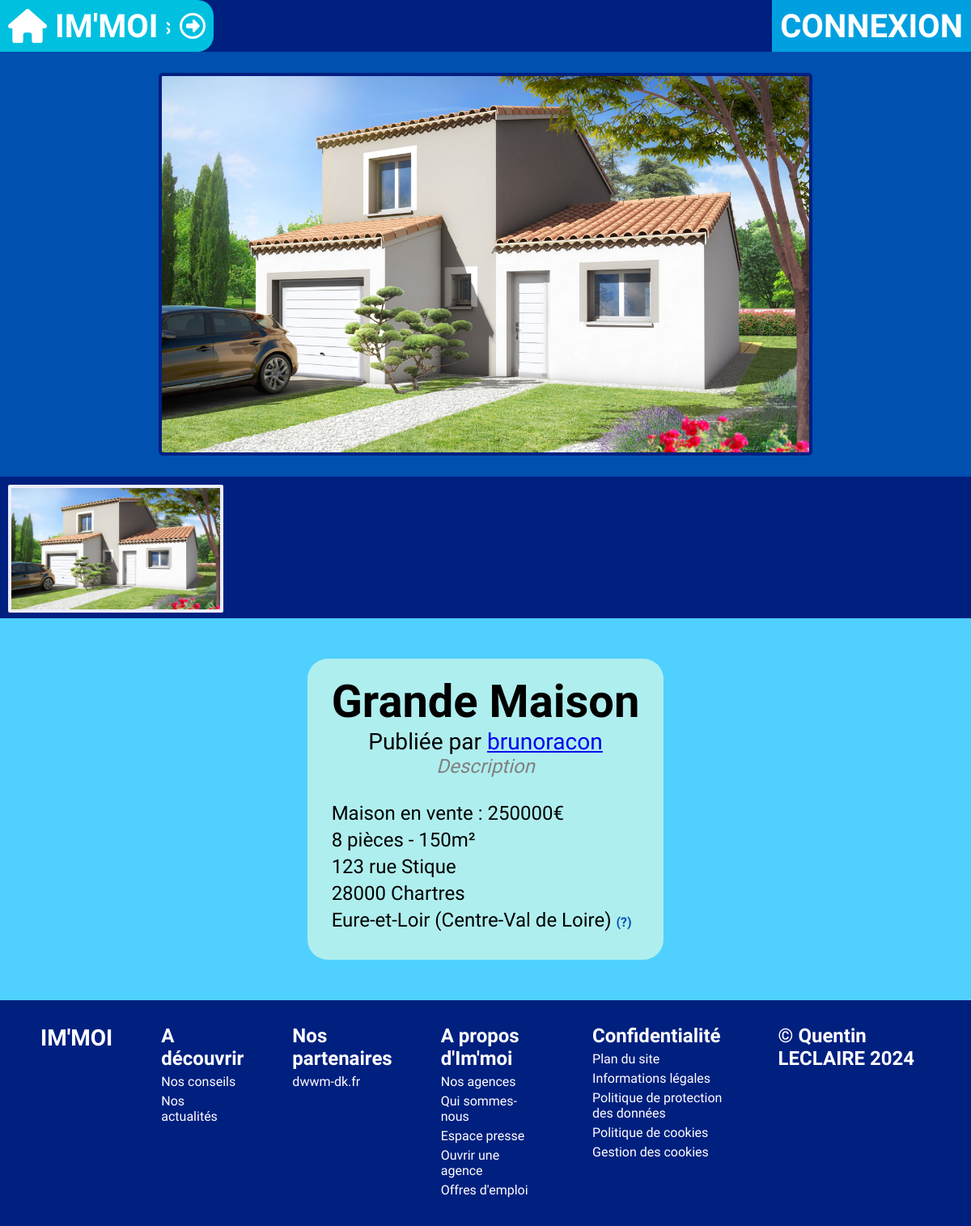
The page /offres/1 on the database its author committed.
### tables this page shows
CREATE TABLE IF NOT EXISTS `photo` (
  `idPhoto` int NOT NULL AUTO_INCREMENT,
  `nom` varchar(128) NOT NULL,
  `couverture` tinyint(1) DEFAULT NULL,
  `idBien` int NOT NULL,
  PRIMARY KEY (`idPhoto`),
  KEY `FK_BIEN` (`idBien`)
);

CREATE TABLE IF NOT EXISTS `bien` (
  `idBien` int NOT NULL AUTO_INCREMENT,
  `nom` varchar(60) NOT NULL,
  `description` text,
  `prixLocation` float DEFAULT NULL,
  `prixVente` float DEFAULT NULL,
  `categorie` varchar(20) DEFAULT NULL,
  `nbPieces` int NOT NULL,
  `nbEtages` int DEFAULT NULL,
  `surface` int NOT NULL,
  `numAppart` int DEFAULT NULL,
  `idUtilisateur` int NOT NULL,
  `idAdresse` int NOT NULL,
  PRIMARY KEY (`idBien`),
  KEY `FK_ADRESSE` (`idAdresse`),
  KEY `FK_UTILISATEUR` (`idUtilisateur`)
);

CREATE TABLE IF NOT EXISTS `utilisateur` (
  `idUtilisateur` int NOT NULL AUTO_INCREMENT,
  `username` varchar(32) NOT NULL,
  `password` varchar(64) NOT NULL,
  `nom` varchar(40) DEFAULT NULL,
  `prenom` varchar(40) DEFAULT NULL,
  `telephone` varchar(20) DEFAULT NULL,
  `email` varchar(80) NOT NULL,
  `idAdresse` int DEFAULT NULL,
  `estAgent` tinyint(1) DEFAULT NULL,
  `agence` int DEFAULT NULL,
  PRIMARY KEY (`idUtilisateur`),
  KEY `FK_ADRESSE` (`idAdresse`)
);

CREATE TABLE IF NOT EXISTS `adresse` (
  `idAdresse` int NOT NULL AUTO_INCREMENT,
  `nomVoie` text NOT NULL,
  `zipcode` varchar(10) NOT NULL,
  `localite` varchar(60) NOT NULL,
  PRIMARY KEY (`idAdresse`)
);

### Controller/PhotoController.php (called while the page is built, shortened)
<?php
class PhotoController{
    private $photoManager;
    public function __construct() {
        require_once "Models/managers/PhotoManager.php";
        $this->photoManager = new PhotoManager;
        $this->photoManager->chargementPhotolist();
    }
    public function getPhotosByBien($id)
    {
        return $this->photoManager->getPhotosFromBien($id);
    }
}

### Models/Model.class.php (called while the page is built, shortened)
<?php
abstract class BDConnexion{
    private static $pdo;
    private static function setBDD(){
        self::$pdo = new PDO('mysql:host=localhost;dbname=immoi;port=3308;charset=utf8', 'root', '');
        self::$pdo->setAttribute(PDO::ATTR_ERRMODE, PDO::ERRMODE_WARNING);
    }
    protected function getBDD(){
        return self::$pdo;
    }
}

### Models/managers/PhotoManager.php (called while the page is built, shortened)
<?php
require_once "Models/data/Photo.class.php";
require_once "Models/Model.class.php";
class PhotoManager extends BDConnexion{
    private $photolist = [];
    public function ajoutPhoto($photo){
        $this->photolist[] = $photo;
    }
    public function chargementPhotolist(){
        $req = $this->getBDD()->prepare('SELECT * FROM photo');
        $req->execute();
        $listePhoto = $req->fetchAll(PDO::FETCH_ASSOC);
        foreach($listePhoto as $value){
            $photo = new Photo($value['idPhoto'], $value['nom'], $value['idBien'], $value['couverture']);
        }
    }
    public function getPhotosFromBien($id){
        $listePhotos = [];
        if (isset($this->photolist)) {
            for ($i = 0; $i < count($this->photolist); $i++) {
                if ($this->photolist[$i]->getBien() == $id) {
                    $listePhotos[] = $this->photolist[$i];
                }
            }
        }
        return $listePhotos;
    }
}

### Models/managers/BienManager.php (called while the page is built, shortened)
<?php
require_once "Models/data/Bien.class.php";
require_once "Models/Model.class.php";
class BienManager extends BDConnexion{
    private $bienlist = [];
    public function ajoutBien($bien){
        $this->bienlist[] = $bien;
    }
    public function chargementBienlist(){
        $req = $this->getBDD()->prepare('SELECT * FROM bien');
        $req->execute();
        $listeBien = $req->fetchAll(PDO::FETCH_ASSOC);
    }
    public function getBienById($id)
    {
        for ($i = 0; $i < count($this->bienlist); $i++) {
            if ($this->bienlist[$i]->getId() == $id) {
                return $this->bienlist[$i];
            }
        }
    }
}

### Models/data/Bien.class.php (called while the page is built, shortened)
<?php
class Bien{
    public function getId()                 {return $this->idBien;}
    public function getNom()                {return $this->nom;}
    public function getDescription()        {return $this->description;}
    public function getPrixVente()          {return $this->prixVente;}
    public function getCategorie()          {return $this->categorie;}
    public function getNbPieces()           {return $this->nbPieces;}
    public function getSurface()            {return $this->surface;}
    public function getUtilisateur()        {return $this->idUtilisateur;}
    public function getAdresse()            {return $this->idAdresse;}
}

### Models/data/Photo.class.php (called while the page is built, shortened)
<?php
class Photo{
    public function getNom()             {return $this->nom;}
    public function getBien()            {return $this->idBien;}
    public function getCouverture()      {return $this->couverture;}
}

### Controller/utilisateurController.php (called while the page is built, shortened)
<?php
class UtilisateurController
{
    private $utilisateurManager;
    public function __construct()
    {
        require_once "Models/managers/UtilisateurManager.php";
        $this->utilisateurManager = new UtilisateurManager;
        $this->utilisateurManager->chargementUserlist();
    }
    public function getManager()
    {
        return $this->utilisateurManager;
    }
}

### Models/managers/UtilisateurManager.php (called while the page is built, shortened)
<?php
require_once "Models/data/Utilisateur.class.php";
require_once "Models/Model.class.php";
class UtilisateurManager extends BDConnexion
{
    private $userlist = [];
    public function ajoutUtilisateur($utilisateur)
    {
        $this->userlist[] = $utilisateur;
    }
    public function chargementUserlist()
    {
        $req = $this->getBDD()->prepare('SELECT * FROM utilisateur');
        $req->execute();
        $listeUtilisateur = $req->fetchAll(PDO::FETCH_ASSOC);
        foreach ($listeUtilisateur as $value) {
            $user = new Utilisateur($value['idUtilisateur'], $value['username'], $value['password'], $value['nom'], $value['prenom'], $value['telephone'], $value['email'], $value['idAdresse'], $value['estAgent'], $value['agence']);
        }
    }
    public function getUserById($id)
    {
        for ($i = 0; $i < count($this->userlist); $i++) {
            if ($this->userlist[$i]->getId() == $id) {
                return $this->userlist[$i];
            }
        }
    }
}

### Models/data/Utilisateur.class.php (called while the page is built, shortened)
<?php
class Utilisateur{
    public function getId()               {return $this->idUtilisateur;}
    public function getUsername()         {return $this->username;}
}

### Controller/adresseController.php (called while the page is built, shortened)
<?php
class AdresseController{
    private $adresseManager;
    public function __construct() {
        require_once "Models/managers/AdresseManager.php";
        $this->adresseManager = new AdresseManager;
        $this->adresseManager->chargementAdresselist();
    }
    public function getManager()
    {
        return $this->adresseManager;
    }
}

### Models/managers/AdresseManager.php (called while the page is built, shortened)
<?php
require_once "Models/data/Adresse.class.php";
require_once "Models/Model.class.php";
class AdresseManager extends BDConnexion
{
    private $adresselist = [];
    public function ajoutAdresse($adresse)
    {
        $this->adresselist[] = $adresse;
    }
    public function getAdresseById($id)
    {
        for ($i = 0; $i < count($this->adresselist); $i++) {
            if ($this->adresselist[$i]->getId() == $id) {
                return $this->adresselist[$i];
            }
        }
    }
    public function chargementAdresselist()
    {
        $req = $this->getBDD()->prepare('SELECT * FROM adresse');
        $req->execute();
        $listeAdresse = $req->fetchAll(PDO::FETCH_ASSOC);
        foreach ($listeAdresse as $value) {
            $adresse = new Adresse($value['idAdresse'], $value['nomVoie'], $value['zipcode'], $value['localite']);
        }
    }
}

### Models/data/Adresse.class.php (called while the page is built, shortened)
<?php
class Adresse{
    public function getId()              {return $this->idAdresse;}
    public function getNomVoie()         {return $this->nomVoie;}
    public function getZipcode()         {return $this->zipcode;}
    public function getLocalite()        {return $this->localite;}
}

### departement.php (called while the page is built, shortened)
<?php
function get_region_departement($cp)
{
    $cp = trim($cp);
    $num = substr($cp, 0, 2);
    if (isset($tab[$num])) {
        return $tab[$num];
    } else {
        return false;
    }
}

### Views/BD/bien.view.php (the view, shortened to what this page needs)
<?php ob_start();
require_once "Controller/utilisateurController.php";
$utilisateurController = new UtilisateurController;
require_once "Controller/adresseController.php";
$adresseController = new AdresseController;
require_once "Controller/photoController.php";
$photoController = new PhotoController;
require "departement.php";
$listephotos = $photoController->getPhotosByBien($bien->getId());
$adresseBien = $adresseController->getManager()->getAdresseById($bien->getAdresse());
?>
<section class="content">
    <div class="bienoverview">
        <div class="gallery">
            <div class="displaycontainer">
                <?php if (empty($listephotos)) : ?>
                    <img src="/public/img/default.jpg" alt="" class="displayedimage">
                    <?php else :
                    foreach ($listephotos as $photo) :
                        if ($photo->getCouverture()) : ?>
                            <img src="/public/img/photos/<?= $photo->getNom(); ?>" alt="" class="displayedimage">
                <?php endif;
                    endforeach;
                endif; ?>
            </div>
            <div class="imagelist">
                <?php if (empty($listephotos)) : ?>
                    <img src="/public/img/default.jpg" alt="" class="thumbimage active">
                    <?php else :
                    foreach ($listephotos as $photo) : ?>
                        <img src="/public/img/photos/<?= $photo->getNom(); ?>" alt="" class="thumbimage <?= ($photo->getCouverture()) ? "active" : "" ?>">
                <?php endforeach;
                endif; ?>
            </div>
        </div>
        <div class="details">
            <h2><?= $bien->getNom(); ?></h2>
            <h3>Publiée par <a href="/profil/<?= $bien->getUtilisateur() ?>"><?= $utilisateurController->getManager()->getUserById($bien->getUtilisateur())->getUsername(); ?></a></h3>
            <h4><?= $bien->getDescription() ?></h4>
            <p class="infosbien">
            <p><?= ucwords($bien->getCategorie()) ?>
                <?= ($bien->getPrixVente()) ? " en vente : " . $bien->getPrixVente() . "€" : null; ?></p>
            <p><?= $bien->getNbPieces() . " pièces - " . $bien->getSurface() . "m²" ?>
                <?= ($bien->getNbEtages() != 0) ? "(" . $bien->getNbEtages() . " étages)" : null; ?></p>
            <p><?= ($bien->getCategorie() == "appartement") ? "Appartement n°" . $bien->getNumAppart() . " - " : null ?>
                <?= $adresseBien->getNomVoie() ?></p>
            <p><?= $adresseBien->getZipcode() . " " . $adresseBien->getLocalite(); ?></p>
            <p><?= get_region_departement($adresseBien->getZipcode())['departement'] . " (" . get_region_departement($adresseBien->getZipcode())['region'] . ")"; ?> <span title="Detecté automatiquement à partir du code postal entré par l'auteur de cette annonce." class="conseil">(?)</span></p>
            </p>
        </div>
    </div>
</section>
<?php
require "Views/template.php";

### public/css/style.css (style rules this page uses)
:root { --main-blue: #0050B0; --light-blue: #00A0E0; --lighter-blue: #00C0E0; --lightest-blue: #50D0FF; --dark-blue: #002080; --darker-blue: #001050; }
* { padding: 0; margin: 0; box-sizing: border-box; font-family: 'Gabarito', sans-serif; }
body { min-height: 100vh; position: relative; }
.content { position: relative; margin-top: 64px; min-height: calc(100vh - 78px); height: fit-content; width: 100%; display: flex; flex-direction: column; }
.bienoverview { width: 100%; display: flex; flex-direction: column; align-items: center; background-color: var(--lightest-blue); }
.bienoverview .gallery { display: flex; flex-direction: column; background-color: var(--main-blue); height: 700px; width: 100%; }
.bienoverview .gallery .displaycontainer { display: flex; justify-content: center; align-items: center; height: 75%; width: 100%; }
.bienoverview .gallery .displaycontainer .displayedimage { max-height: 90%; max-width: 90%; object-fit: contain; background-color: var(--dark-blue); border: solid 4px var(--dark-blue); border-radius: 5px; }
.bienoverview .gallery .imagelist { height: 25%; min-width: 100%; overflow-x: scroll; overflow-y: hidden; white-space: nowrap; background-color: var(--dark-blue); }
.bienoverview .gallery .imagelist .thumbimage { margin: 10px 10px; height: 90%; min-width: 10%; cursor: pointer; object-fit: cover; }
.bienoverview .gallery .imagelist .thumbimage.active { border: solid #EEEEFF 4px; border-radius: 2px; }
.bienoverview .details { margin: 50px 0; background-color: paleturquoise; border-radius: 25px; padding: 30px; padding-top: 20px; font-size: 24px; }
.bienoverview .details h2 { text-align: center; font-size: 56px; }
.bienoverview .details h3 { text-align: center; font-weight: normal; }
.bienoverview .details h4 { color: gray; font-style: italic; font-weight: normal; text-align: center; }
.bienoverview .details .infosbien { margin-top: 20px; }
.bienoverview .details p { padding-top: 5px; }
.conseil { user-select: none; font-size: 16px; color: var(--main-blue); font-weight: bold; }

### rows shown on the page
photo: nom (picture)
bien: nom "Grande Maison", idUtilisateur.username "brunoracon", description "Description", categorie "Maison", prixVente "250000", nbPieces "8", surface "150"
adresse: nomVoie "123 rue Stique", zipcode "28000", localite "Chartres", zipcode "Eure-et-Loir", zipcode "Centre-Val de Loire"
